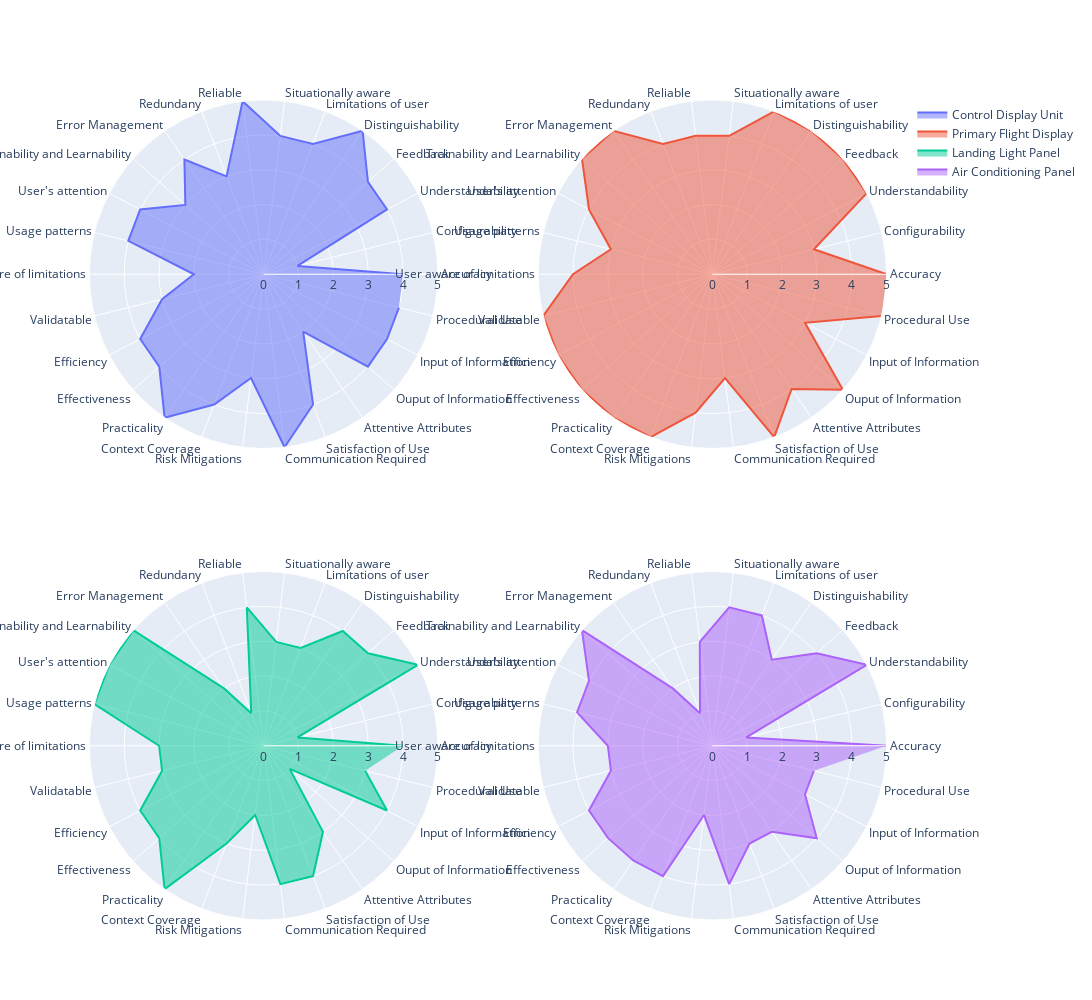

This figure's notebook cell:
### Code cell
fig = make_subplots(rows=2, cols=2,
                   specs=[[{"type": "polar"}, {"type": "polar"}],
                         [{"type": "polar"}, {"type": "polar"}]])
fig.add_trace(go.Scatterpolar(
    name="Control Display Unit",
    r=df['Control Display Unit'],
    theta=df['Quality'],
    fill='toself'
    ), 1, 1)
fig.add_trace(go.Scatterpolar(
    name="Primary Flight Display",
    r=df['Primary Flight Display'],
    theta=df['Quality'],
    fill='toself'
    ), 1, 2)
fig.add_trace(go.Scatterpolar(
    name="Landing Light Panel",
    r=df['Landing Light Panel'],
    theta=df['Quality'],
    fill='toself'
    ), 2, 1)
fig.add_trace(go.Scatterpolar(
    name="Air Conditioning Panel",
    r=df['Air Conditioning Panel'],
    theta=df['Quality'],
    fill='toself'
    ), 2, 2)
fig.update_layout(height=1000, width=1500)
fig.show()

### Figure 1 — Plotly figure (JSON) as saved in the notebook; plotly's stock layout.template omitted (floating-point values rounded to 4 significant figures)
{"data": [{"fill": "toself", "name": "Control Display Unit", "r": [4, 1, 4, 4, 5, 4, 4, 5, 3, 4, 3, 4, 4, 2, 3, 4, 4, 5, 4, 3, 5, 4, 2, 4, 4, 4], "subplot": "polar", "theta": ["Accuracy", "Configurability", "Understandability", "Feedback", "Distinguishability", "Limitations of user", "Situationally aware", "Reliable", "Redundany", "Error Management", "Trainability and Learnability", "User's attention", "Usage patterns", "User aware of limitations", "Validatable", "Efficiency", "Effectiveness", "Practicality", "Context Coverage", "Risk Mitigations", "Communication Required", "Satisfaction of Use", "Attentive Attributes", "Ouput of Information", "Input of Information", "Procedural Use"], "type": "scatterpolar"}, {"fill": "toself", "name": "Primary Flight Display", "r": [5, 3, 5, 5, 5, 5, 4, 4, 4, 5, 5, 4, 3, 4, 5, 5, 5, 5, 5, 4, 3, 5, 4, 5, 3, 5], "subplot": "polar2", "theta": ["Accuracy", "Configurability", "Understandability", "Feedback", "Distinguishability", "Limitations of user", "Situationally aware", "Reliable", "Redundany", "Error Management", "Trainability and Learnability", "User's attention", "Usage patterns", "User aware of limitations", "Validatable", "Efficiency", "Effectiveness", "Practicality", "Context Coverage", "Risk Mitigations", "Communication Required", "Satisfaction of Use", "Attentive Attributes", "Ouput of Information", "Input of Information", "Procedural Use"], "type": "scatterpolar"}, {"fill": "toself", "name": "Landing Light Panel", "r": [4, 1, 5, 4, 4, 3, 3, 4, 1, 2, 5, 5, 5, 3, 3, 4, 4, 5, 3, 2, 4, 4, 3, 1, 4, 3], "subplot": "polar3", "theta": ["Accuracy", "Configurability", "Understandability", "Feedback", "Distinguishability", "Limitations of user", "Situationally aware", "Reliable", "Redundany", "Error Management", "Trainability and Learnability", "User's attention", "Usage patterns", "User aware of limitations", "Validatable", "Efficiency", "Effectiveness", "Practicality", "Context Coverage", "Risk Mitigations", "Communication Required", "Satisfaction of Use", "Attentive Attributes", "Ouput of Information", "Input of Information", "Procedural Use"], "type": "scatterpolar"}, {"fill": "toself", "name": "Air Conditioning Panel", "r": [5, 1, 5, 4, 3, 4, 4, 3, 1, 2, 5, 4, 4, 3, 3, 4, 4, 4, 4, 2, 4, 3, 3, 4, 3, 3], "subplot": "polar4", "theta": ["Accuracy", "Configurability", "Understandability", "Feedback", "Distinguishability", "Limitations of user", "Situationally aware", "Reliable", "Redundany", "Error Management", "Trainability and Learnability", "User's attention", "Usage patterns", "User aware of limitations", "Validatable", "Efficiency", "Effectiveness", "Practicality", "Context Coverage", "Risk Mitigations", "Communication Required", "Satisfaction of Use", "Attentive Attributes", "Ouput of Information", "Input of Information", "Procedural Use"], "type": "scatterpolar"}], "layout": {"height": 1000, "polar": {"domain": {"x": [0, 0.45], "y": [0.575, 1]}}, "polar2": {"domain": {"x": [0.55, 1], "y": [0.575, 1]}}, "polar3": {"domain": {"x": [0, 0.45], "y": [0, 0.425]}}, "polar4": {"domain": {"x": [0.55, 1], "y": [0, 0.425]}}, "width": 1500}}
